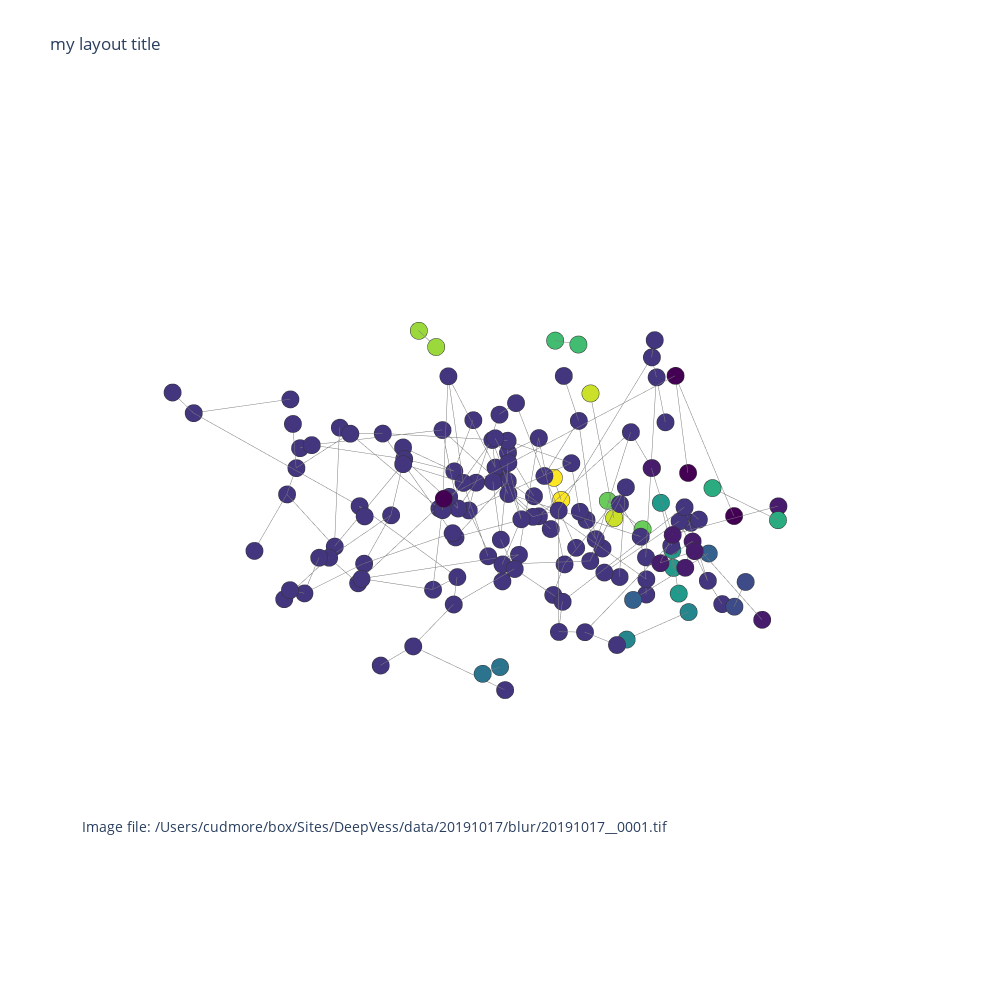

The notebook cell this image was saved under:
### Markdown cell above
### Plot simplified graph with plotly

### Code cell
fig = stack.slabList.plotGraph2()
fig.show()

### Figure 1 — Plotly figure (JSON) as saved in the notebook; plotly's stock layout.template omitted (floating-point values rounded to 4 significant figures; data arrays with more than 128 entries replaced by an {"elided": "..."} marker saying what was removed)
{"data": [{"hoverinfo": "none", "line": {"color": "rgb(125,125,125)", "width": 1}, "mode": "lines", "type": "scatter3d", "x": {"elided": "423 float values"}, "y": {"elided": "423 float values"}, "z": {"elided": "423 float values"}}, {"hoverinfo": "text", "marker": {"color": {"elided": "144 int values"}, "colorscale": [[0, "#440154"], [0.1111, "#482878"], [0.2222, "#3e4989"], [0.3333, "#31688e"], [0.4444, "#26828e"], [0.5556, "#1f9e89"], [0.6667, "#35b779"], [0.7778, "#6ece58"], [0.8889, "#b5de2b"], [1, "#fde725"]], "line": {"color": "rgb(50,50,50)", "width": 0.5}, "size": 6, "symbol": "circle"}, "mode": "markers", "name": "actors", "text": {"elided": "144 str values"}, "type": "scatter3d", "x": {"elided": "144 float values"}, "y": {"elided": "144 float values"}, "z": {"elided": "144 float values"}}], "layout": {"annotations": [{"font": {"size": 14}, "showarrow": false, "text": "Image file: /Users/cudmore/box/Sites/DeepVess/data/20191017/blur/20191017__0001.tif", "x": 0, "xanchor": "left", "xref": "paper", "y": 0.1, "yanchor": "bottom", "yref": "paper"}], "height": 1000, "hovermode": "closest", "margin": {"t": 100}, "scene": {"xaxis": {"showbackground": false, "showgrid": false, "showline": false, "showticklabels": false, "title": {"text": ""}, "zeroline": false}, "yaxis": {"showbackground": false, "showgrid": false, "showline": false, "showticklabels": false, "title": {"text": ""}, "zeroline": false}, "zaxis": {"showbackground": false, "showgrid": false, "showline": false, "showticklabels": false, "title": {"text": ""}, "zeroline": false}}, "showlegend": false, "title": {"text": "my layout title"}, "width": 1000}}
